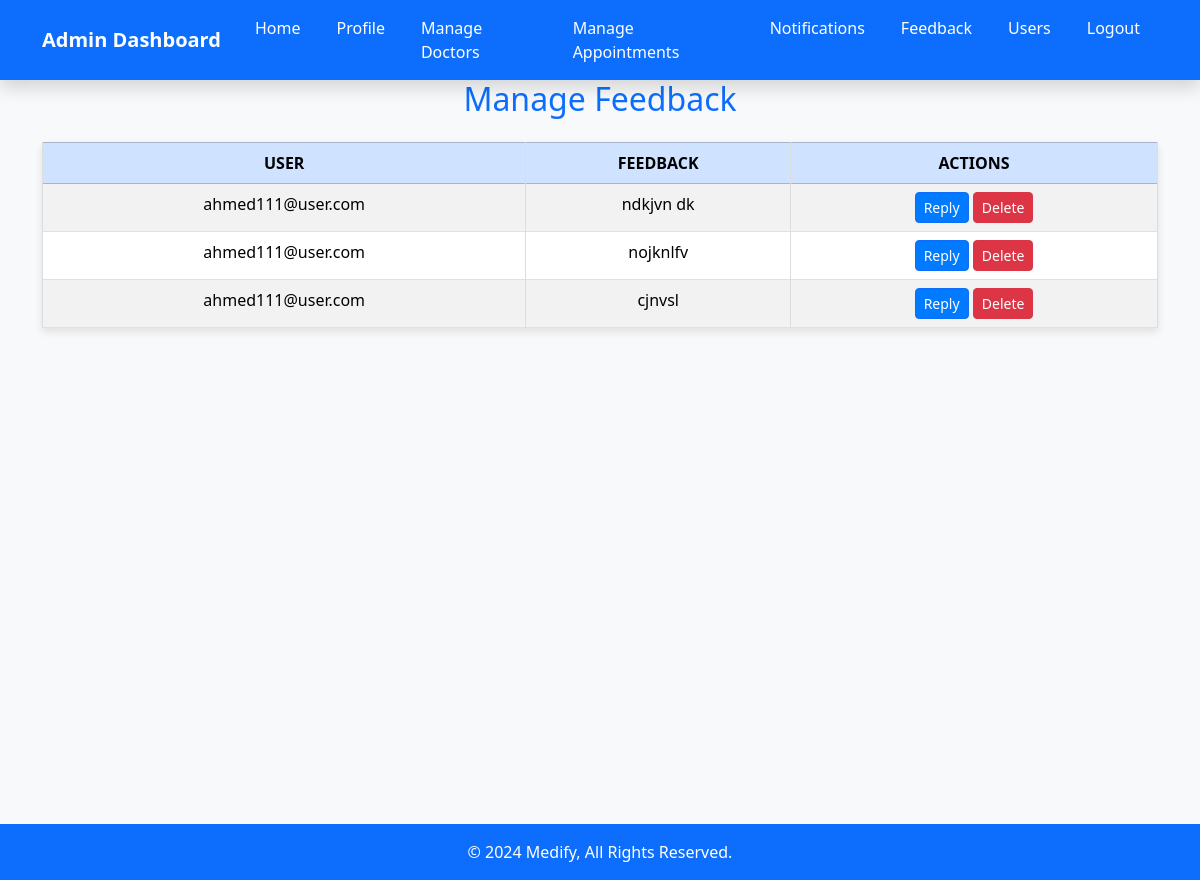
Page /feedback (signed in) on the earlier database version.
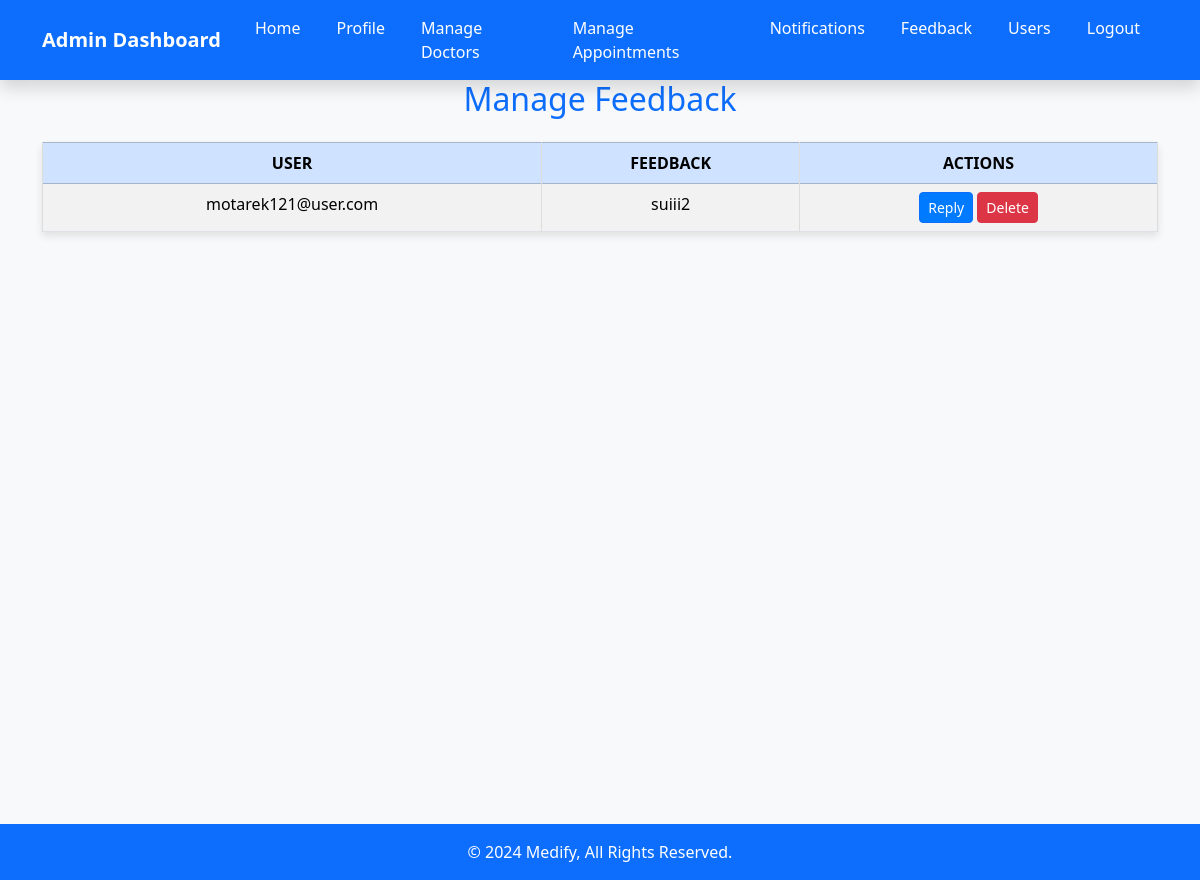
Same page on the later database version.
### tables this page shows
CREATE TABLE suggestions (
            id INTEGER PRIMARY KEY AUTOINCREMENT,
            user_email TEXT NOT NULL,
            suggestion TEXT NOT NULL,
            FOREIGN KEY (user_email) REFERENCES users (email)
        );

### app.py (the view)
@app.route('/feedback')
def feedback():
    if 'user_type' in session and session['user_type'] == 'admin':
        with sqlite3.connect("users.db") as conn:
            cursor = conn.cursor()
            cursor.execute("SELECT user_email, suggestion FROM suggestions")
            suggestions = cursor.fetchall()
        return render_template('feedback.html', suggestions=suggestions)
    return redirect(url_for('login'))

### templates/feedback.html (shortened to what this page needs)
<!DOCTYPE html>
<html lang="en">
<head>
    <link rel="stylesheet" href="{{ url_for('static', filename='css/feedback.css') }}">
    <link href="https://cdn.jsdelivr.net/npm/bootstrap@5.3.2/dist/css/bootstrap.min.css" rel="stylesheet">
</head>
<body>
    <nav class="navbar navbar-expand-lg navbar-dark bg-primary shadow">
        <div class="container">
            <a class="navbar-brand fw-bold" href="{{ url_for('index_admin') }}">Admin Dashboard</a>
            <div class="collapse navbar-collapse" id="navbarNav">
                <ul class="navbar-nav ms-auto">
                    <li class="nav-item"><a class="nav-link" href="{{ url_for('index_admin') }}">Home</a></li>
                    <li class="nav-item"><a class="nav-link" href="{{ url_for('profile') }}">Profile</a></li>
                    <li class="nav-item"><a class="nav-link" href="{{ url_for('manage_doctors') }}">Manage Doctors</a></li>
                    <li class="nav-item"><a class="nav-link" href="{{ url_for('manage_appointments') }}">Manage Appointments</a></li>
                    <li class="nav-item"><a class="nav-link" href="{{ url_for('notifications') }}">Notifications</a></li>
                    <li class="nav-item"><a class="nav-link" href="{{ url_for('feedback') }}">Feedback</a></li>
                    <li class="nav-item"><a class="nav-link" href="{{ url_for('manage_users') }}">Users</a></li>
                    <li class="nav-item"><a class="nav-link" href="/logout">Logout</a></li>
                </ul>
            </div>
        </div>
    </nav>
    <section class="vh-100 bg-light">
        <div class="container">
            <h2 class="text-primary mb-4 text-center">Manage Feedback</h2>
            <table class="table table-bordered table-striped">
                <thead class="table-primary">
                    <tr>
                        <th>User</th>
                        <th>Feedback</th>
                        <th>Actions</th>
                    </tr>
                </thead>
                <tbody id="feedbackTable">
                    {% if suggestions %}
                        {% for suggestion in suggestions %}
                            <tr>
                                <td>{{ suggestion[0] }}</td>
                                <td>{{ suggestion[1] }}</td>
                                <td>
                                    <button class="btn btn-sm btn-primary reply">Reply</button>
                                    <button class="btn btn-sm btn-danger delete">Delete</button>
                                </td>
                            </tr>
                        {% endfor %}
                    {% else %}
                        <tr>
                            <td colspan="3" class="text-center">No feedback available.</td>
                        </tr>
                    {% endif %}
                </tbody>
            </table>
        </div>
    </section>
    <footer class="bg-primary text-white text-center py-3">
        &copy; 2024 Medify, All Rights Reserved.
    </footer>
</body>
</html>

Differences in the rows shown:
removed suggestions: user_email "ahmed111@user.com", suggestion "nojknlfv"
removed suggestions: user_email "ahmed111@user.com", suggestion "cjnvsl"
changed suggestions: user_email "ahmed111@user.com" → "motarek121@user.com"; suggestion "ndkjvn dk" → "suiii2"
